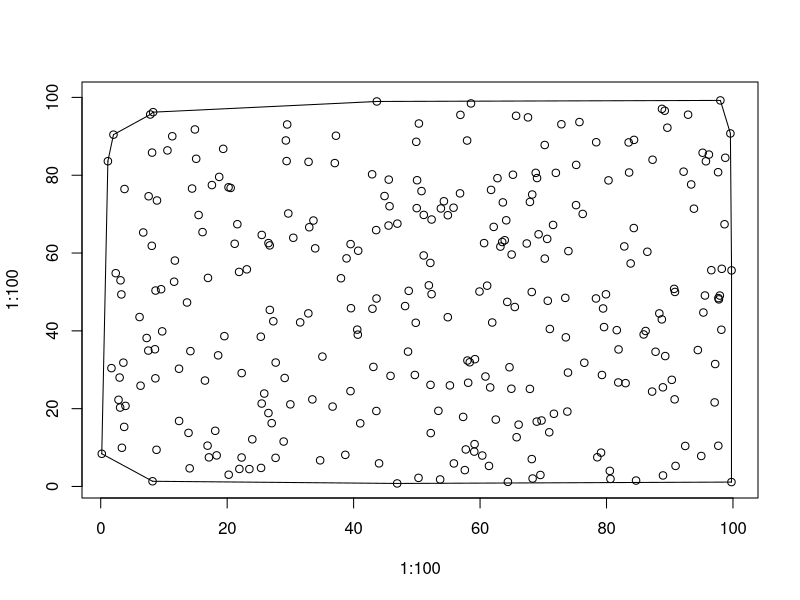

Write the R code that produced this figure.
#! /usr/bin/env Rscript
png("convex.png", width=700, height=700)
plot(1:100.000, 1:100.000, type="n")

#points
points(0.167,8.406)
points(1.135,83.604)
points(1.698,30.416)
points(2.016,90.424)
points(2.377,54.820)
points(2.816,22.277)
points(2.989,27.996)
points(3.071,20.289)
points(3.133,52.982)
points(3.269,49.362)
points(3.350,9.948)
points(3.584,31.825)
points(3.714,15.314)
points(3.765,76.455)
points(3.916,20.714)
points(6.143,43.548)
points(6.302,25.900)
points(6.727,65.284)
points(7.267,38.165)
points(7.529,34.932)
points(7.579,74.594)
points(7.836,95.605)
points(8.078,61.853)
points(8.127,85.813)
points(8.199,1.339)
points(8.288,96.207)
points(8.576,35.270)
points(8.647,27.798)
points(8.672,50.360)
points(8.824,9.429)
points(8.899,73.507)
points(9.553,50.699)
points(9.725,39.867)
points(10.554,86.376)
points(11.316,90.016)
points(11.611,52.624)
points(11.731,58.063)
points(12.384,30.261)
points(12.395,16.838)
points(13.652,47.289)
points(13.888,13.775)
points(14.072,4.666)
points(14.187,34.788)
points(14.451,76.577)
points(14.898,91.763)
points(15.100,84.227)
points(15.480,69.773)
points(16.104,65.380)
points(16.489,27.227)
points(16.898,10.493)
points(16.966,53.608)
points(17.118,7.484)
points(17.587,77.470)
points(18.112,14.312)
points(18.338,7.988)
points(18.572,33.704)
points(18.741,79.569)
points(19.372,86.779)
points(19.560,38.631)
points(20.216,76.904)
points(20.242,3.025)
points(20.550,76.732)
points(21.191,62.380)
points(21.608,67.408)
points(21.887,55.145)
points(21.932,4.509)
points(22.283,7.445)
points(22.296,29.143)
points(23.107,55.807)
points(23.514,4.470)
points(23.973,12.125)
points(25.319,38.494)
points(25.359,4.772)
points(25.461,21.316)
points(25.469,64.650)
points(25.866,23.885)
points(26.526,18.875)
points(26.534,62.550)
points(26.731,61.966)
points(26.748,45.379)
points(27.043,16.273)
points(27.301,42.465)
points(27.656,7.358)
points(27.675,31.851)
points(28.935,11.554)
points(29.097,27.886)
points(29.285,88.935)
points(29.403,83.630)
points(29.493,93.044)
points(29.670,70.170)
points(29.995,21.108)
points(30.461,63.924)
points(31.549,42.179)
points(32.840,44.493)
points(32.872,83.434)
points(32.984,66.627)
points(33.475,22.382)
points(33.645,68.355)
points(33.924,61.205)
points(34.706,6.718)
points(35.065,33.382)
points(36.676,20.536)
points(37.025,83.117)
points(37.210,90.151)
points(37.999,53.515)
points(38.687,8.130)
points(38.880,58.629)
points(39.509,24.505)
points(39.523,62.293)
points(39.581,45.816)
points(40.575,40.312)
points(40.664,39.025)
points(40.725,60.589)
points(41.049,16.229)
points(42.927,80.238)
points(42.979,45.687)
points(43.127,30.734)
points(43.569,65.894)
points(43.596,19.402)
points(43.622,48.311)
points(43.672,98.957)
points(44.024,5.941)
points(44.891,74.648)
points(45.527,67.066)
points(45.557,78.870)
points(45.682,72.031)
points(45.840,28.425)
points(46.891,0.780)
points(46.919,67.558)
points(48.143,46.369)
points(48.607,34.663)
points(48.715,50.280)
points(49.689,28.658)
points(49.827,42.073)
points(49.907,88.584)
points(49.983,71.539)
points(50.037,78.713)
points(50.265,2.213)
points(50.324,93.286)
points(50.739,75.918)
points(51.083,59.377)
points(51.096,69.799)
points(51.898,51.697)
points(52.136,57.465)
points(52.164,26.117)
points(52.199,13.723)
points(52.332,49.424)
points(52.333,68.617)
points(53.407,19.444)
points(53.686,1.806)
points(53.803,71.453)
points(54.279,73.309)
points(54.896,43.506)
points(54.904,69.719)
points(55.229,25.977)
points(55.808,71.651)
points(55.858,5.926)
points(56.832,75.341)
points(56.893,95.513)
points(57.322,17.886)
points(57.589,4.207)
points(57.744,9.518)
points(57.951,88.915)
points(58.002,32.372)
points(58.120,26.663)
points(58.364,31.922)
points(58.565,98.450)
points(59.083,8.961)
points(59.131,10.885)
points(59.192,32.724)
points(59.907,50.106)
points(60.350,7.956)
points(60.639,62.551)
points(60.851,28.271)
points(61.120,51.613)
points(61.409,5.283)
points(61.601,25.460)
points(61.741,76.227)
points(61.923,42.147)
points(62.157,66.719)
points(62.487,17.194)
points(62.752,79.243)
points(63.215,61.652)
points(63.501,62.840)
points(63.603,73.014)
points(63.900,63.288)
points(64.138,68.414)
points(64.303,47.438)
points(64.402,1.183)
points(64.653,30.648)
points(64.951,25.121)
points(64.994,59.612)
points(65.198,80.127)
points(65.493,46.128)
points(65.699,95.277)
points(65.783,12.659)
points(66.098,15.889)
points(67.386,62.456)
points(67.579,94.868)
points(67.884,25.079)
points(67.887,73.134)
points(68.177,49.983)
points(68.180,7.042)
points(68.250,75.044)
points(68.311,2.048)
points(68.804,80.607)
points(68.966,16.673)
points(69.012,79.271)
points(69.255,64.816)
points(69.543,2.958)
points(69.722,16.959)
points(70.226,87.767)
points(70.236,58.569)
points(70.617,63.634)
points(70.711,47.730)
points(70.942,13.933)
points(71.038,40.483)
points(71.546,67.223)
points(71.680,18.689)
points(71.987,80.604)
points(72.862,93.102)
points(73.478,48.470)
points(73.567,38.333)
points(73.804,19.254)
points(73.905,29.277)
points(73.973,60.500)
points(75.181,72.316)
points(75.206,82.651)
points(75.718,93.663)
points(76.234,70.050)
points(76.488,31.802)
points(78.333,48.324)
points(78.371,88.478)
points(78.545,7.509)
points(79.134,8.694)
points(79.278,28.657)
points(79.458,45.753)
points(79.612,40.969)
points(79.910,49.394)
points(80.311,78.673)
points(80.520,4.014)
points(80.621,1.954)
points(81.623,40.177)
points(81.860,26.737)
points(81.902,35.225)
points(82.814,61.707)
points(83.015,26.555)
points(83.500,88.432)
points(83.577,80.698)
points(83.820,57.324)
points(84.314,66.423)
points(84.351,89.083)
points(84.673,1.526)
points(85.877,39.072)
points(86.181,39.965)
points(86.456,60.330)
points(87.215,24.390)
points(87.284,83.980)
points(87.757,34.630)
points(88.353,44.481)
points(88.751,42.949)
points(88.772,97.058)
points(88.917,25.488)
points(88.933,2.836)
points(89.207,96.578)
points(89.286,33.519)
points(89.623,92.215)
points(90.327,27.411)
points(90.697,50.784)
points(90.773,22.393)
points(90.828,50.002)
points(90.921,5.289)
points(92.193,80.915)
points(92.450,10.415)
points(92.902,95.556)
points(93.394,77.630)
points(93.828,71.399)
points(94.445,35.065)
points(94.985,7.840)
points(95.204,85.775)
points(95.320,44.713)
points(95.570,49.084)
points(95.721,83.585)
points(96.191,85.309)
points(96.576,55.587)
points(97.104,21.608)
points(97.188,31.475)
points(97.649,80.777)
points(97.680,10.464)
points(97.700,48.413)
points(97.772,48.090)
points(97.920,49.073)
points(98.007,99.225)
points(98.164,40.286)
points(98.230,55.945)
points(98.665,67.401)
points(98.785,84.490)
points(99.595,90.737)
points(99.762,1.131)
points(99.777,55.541)

#line segments
segments(0.167,8.406,1.135,83.604)
segments(1.135,83.604,2.016,90.424)
segments(2.016,90.424,7.836,95.605)
segments(7.836,95.605,8.288,96.207)
segments(8.288,96.207,43.672,98.957)
segments(43.672,98.957,98.007,99.225)
segments(98.007,99.225,99.595,90.737)
segments(99.595,90.737,99.777,55.541)
segments(99.777,55.541,99.762,1.131)
segments(99.762,1.131,46.891,0.780)
segments(46.891,0.780,8.199,1.339)
segments(8.199,1.339,0.167,8.406)
dev.off()
